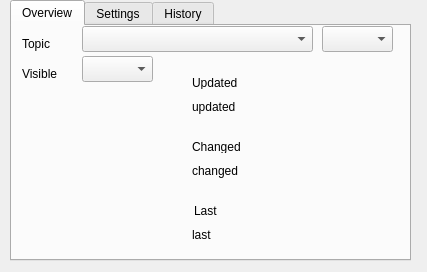
<?xml version="1.0" encoding="UTF-8"?>
<ui version="4.0">
 <class>dialog</class>
 <widget class="QDialog" name="dialog">
  <property name="geometry">
   <rect>
    <x>0</x>
    <y>0</y>
    <width>427</width>
    <height>272</height>
   </rect>
  </property>
  <property name="sizePolicy">
   <sizepolicy hsizetype="Preferred" vsizetype="Preferred">
    <horstretch>0</horstretch>
    <verstretch>0</verstretch>
   </sizepolicy>
  </property>
  <property name="maximumSize">
   <size>
    <width>500</width>
    <height>16777215</height>
   </size>
  </property>
  <property name="windowTitle">
   <string>Edit Feature</string>
  </property>
  <property name="toolTip">
   <string>&lt;html&gt;&lt;head/&gt;&lt;body&gt;&lt;p&gt;Add Feature&lt;/p&gt;&lt;p&gt;&lt;br/&gt;&lt;/p&gt;&lt;/body&gt;&lt;/html&gt;</string>
  </property>
  <property name="text" stdset="0">
   <string>Edit Feature</string>
  </property>
  <widget class="QTabWidget" name="tabWidget">
   <property name="geometry">
    <rect>
     <x>10</x>
     <y>0</y>
     <width>401</width>
     <height>261</height>
    </rect>
   </property>
   <property name="currentIndex">
    <number>0</number>
   </property>
   <widget class="QWidget" name="Overview">
    <attribute name="title">
     <string>Overview</string>
    </attribute>
    <widget class="QLabel" name="labelChanged">
     <property name="geometry">
      <rect>
       <x>180</x>
       <y>114</y>
       <width>56</width>
       <height>13</height>
      </rect>
     </property>
     <property name="text">
      <string>Changed</string>
     </property>
    </widget>
    <widget class="QLabel" name="imageWidget">
     <property name="geometry">
      <rect>
       <x>10</x>
       <y>80</y>
       <width>161</width>
       <height>141</height>
      </rect>
     </property>
    </widget>
    <widget class="QLabel" name="labelUpdated">
     <property name="geometry">
      <rect>
       <x>180</x>
       <y>50</y>
       <width>56</width>
       <height>13</height>
      </rect>
     </property>
     <property name="text">
      <string>Updated</string>
     </property>
    </widget>
    <widget class="QLabel" name="labelLast">
     <property name="geometry">
      <rect>
       <x>182</x>
       <y>178</y>
       <width>56</width>
       <height>13</height>
      </rect>
     </property>
     <property name="text">
      <string>Last</string>
     </property>
    </widget>
    <widget class="QLabel" name="payloadValue">
     <property name="geometry">
      <rect>
       <x>180</x>
       <y>188</y>
       <width>211</width>
       <height>41</height>
      </rect>
     </property>
     <property name="text">
      <string>last</string>
     </property>
    </widget>
    <widget class="QLabel" name="changedValue">
     <property name="geometry">
      <rect>
       <x>180</x>
       <y>124</y>
       <width>181</width>
       <height>41</height>
      </rect>
     </property>
     <property name="text">
      <string>changed</string>
     </property>
    </widget>
    <widget class="QLabel" name="updatedValue">
     <property name="geometry">
      <rect>
       <x>180</x>
       <y>60</y>
       <width>201</width>
       <height>41</height>
      </rect>
     </property>
     <property name="text">
      <string>updated</string>
     </property>
    </widget>
    <widget class="QLabel" name="label">
     <property name="geometry">
      <rect>
       <x>10</x>
       <y>10</y>
       <width>31</width>
       <height>16</height>
      </rect>
     </property>
     <property name="text">
      <string>Topic</string>
     </property>
    </widget>
    <widget class="QComboBox" name="topic">
     <property name="geometry">
      <rect>
       <x>70</x>
       <y>0</y>
       <width>231</width>
       <height>26</height>
      </rect>
     </property>
    </widget>
    <widget class="QComboBox" name="visible">
     <property name="geometry">
      <rect>
       <x>70</x>
       <y>30</y>
       <width>71</width>
       <height>26</height>
      </rect>
     </property>
    </widget>
    <widget class="QComboBox" name="qos">
     <property name="geometry">
      <rect>
       <x>310</x>
       <y>0</y>
       <width>71</width>
       <height>26</height>
      </rect>
     </property>
    </widget>
    <widget class="QLabel" name="visibleLabel">
     <property name="geometry">
      <rect>
       <x>10</x>
       <y>38</y>
       <width>41</width>
       <height>20</height>
      </rect>
     </property>
     <property name="text">
      <string>Visible</string>
     </property>
    </widget>
   </widget>
   <widget class="QWidget" name="Settings">
    <attribute name="title">
     <string>Settings</string>
    </attribute>
    <widget class="QLabel" name="label_3">
     <property name="geometry">
      <rect>
       <x>70</x>
       <y>50</y>
       <width>301</width>
       <height>71</height>
      </rect>
     </property>
     <property name="text">
      <string/>
     </property>
    </widget>
    <widget class="QPlainTextEdit" name="plainTextEdit">
     <property name="geometry">
      <rect>
       <x>60</x>
       <y>30</y>
       <width>261</width>
       <height>131</height>
      </rect>
     </property>
     <property name="readOnly">
      <bool>true</bool>
     </property>
     <property name="plainText">
      <string>Please edit this device's settings via the DigiSense Topic Manager interface. 

See Plugin Menu for Telemetry Layer-&gt;Configure

Note: all features that share this topic will be updated.
</string>
     </property>
    </widget>
   </widget>
   <widget class="QWidget" name="History">
    <attribute name="title">
     <string>History</string>
    </attribute>
    <widget class="QLabel" name="label_2">
     <property name="geometry">
      <rect>
       <x>30</x>
       <y>30</y>
       <width>56</width>
       <height>13</height>
      </rect>
     </property>
     <property name="text">
      <string>Plot</string>
     </property>
    </widget>
   </widget>
  </widget>
 </widget>
 <resources/>
 <connections/>
</ui>
